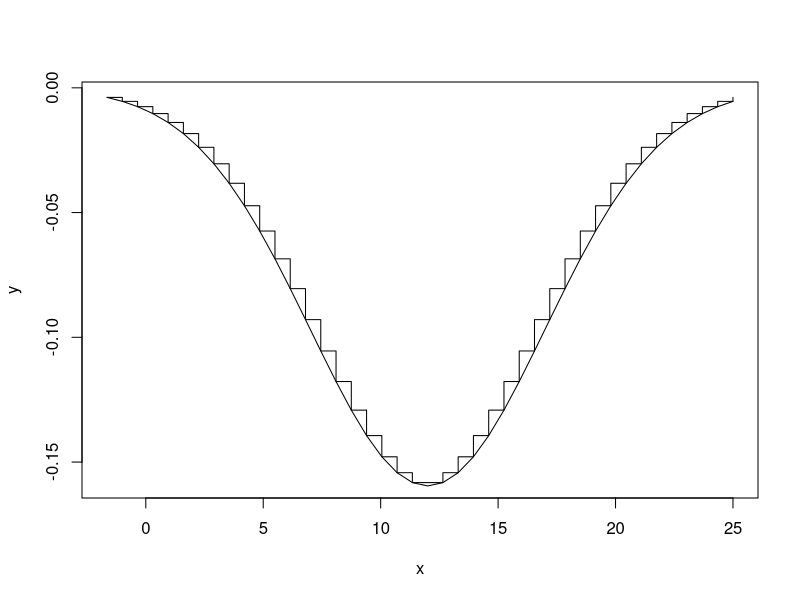

The R script that drew this image:
rm(list=ls())
#We begin by creating the first function we need to generate our boxes that will be called boxes.
#This function we'll take the bounds we need as an input, the number of boxes, the mean and the
#standard deviation of our normal law and the type of boxes we need (over or under the curve)
#And will generate two times the number of boxes to approximate the curve with

boxes=function(left_bound=-1,right_bound=1,number_of_boxes=1,mean=0,sd=1,coefficient=1){
  const=sd*sqrt(2*pi)
  density=function(x){
    return ((1/const)*exp((-(x-mean)^2)/(2*sd^2)))
  }
  bound = ifelse(abs(mean-left_bound)>abs(mean-right_bound),mean+abs(mean-left_bound),right_bound)
  #print(bound)
  #We're just getting sure that the right bound is the more distant to the mean of our normal law between the left and the right bound
  step=(bound-mean)/number_of_boxes
  if(coefficient>0){
    #If the type is "over" we generate one step further to go one step further on the other side by symmetry
    #We define the intervals accordingly and generate the heights on the giver intervals
    right_interval=seq(mean,bound+step,step)
    left_interval=sort(-right_interval)+2*mean
    length_right = length(right_interval)-1
    left_interval=left_interval[1:length_right]
    right_interval=right_interval[1:length_right]
    right_heights=density(right_interval)
    left_heights=sort(right_heights)[1:length_right]
  }else if(coefficient<0){
    #If the type is "under" we also generate one step further in order to translate it of one step
    #we generate and cut our intervals at the end of the generation
    right_interval=seq(mean,bound+step,step)
    right_heights=density(right_interval)[1:length(right_interval)]
    left_heights=sort(right_heights)[1:length(right_heights)-1]
    right_heights=right_heights[2:length(right_heights)]
    right_interval=right_interval[1:length(right_interval)-1]
    left_interval=sort(-right_interval)+2*mean-step
  }
  intervals=c(left_interval,right_interval)
  heights=c(left_heights,right_heights)
  return(list(intervals,coefficient*heights))
}

generate_boxes = function(weights,means,standard_deviations,numberofboxes=5){
  lb = qnorm(0.001,min(means),max(standard_deviations))
  rb = qnorm(0.999,max(means),max(standard_deviations))
  size = length(weights)
  list_of_normal_boxes = lapply(1:size, function(i){
    boxes(left_bound = lb, right_bound = rb, number_of_boxes = numberofboxes, mean=means[i], sd=standard_deviations[i],coefficient = weights[i])
  })
  list_of_dots = lapply(1:size, function(i) list_of_normal_boxes[[i]][[1]])
  list_of_heights = lapply(1:size, function(i) list_of_normal_boxes[[i]][[2]])
  dots = Reduce(c,list_of_dots)
  heights = Reduce(c,list_of_heights)
  dots
}

moyenne=12
std=5
weights=c(2,-1)
means=c(2,3)
standard_deviations=c(2,5)
a=boxes(mean=moyenne,number_of_boxes = 20,sd=std,coefficient=-2)
x=a[[1]]
y=a[[2]]
plot(x,y,type='s')
lines(x,-2*dnorm(x,mean=moyenne,sd=std))
b=generate_boxes(weights,means,standard_deviations)
